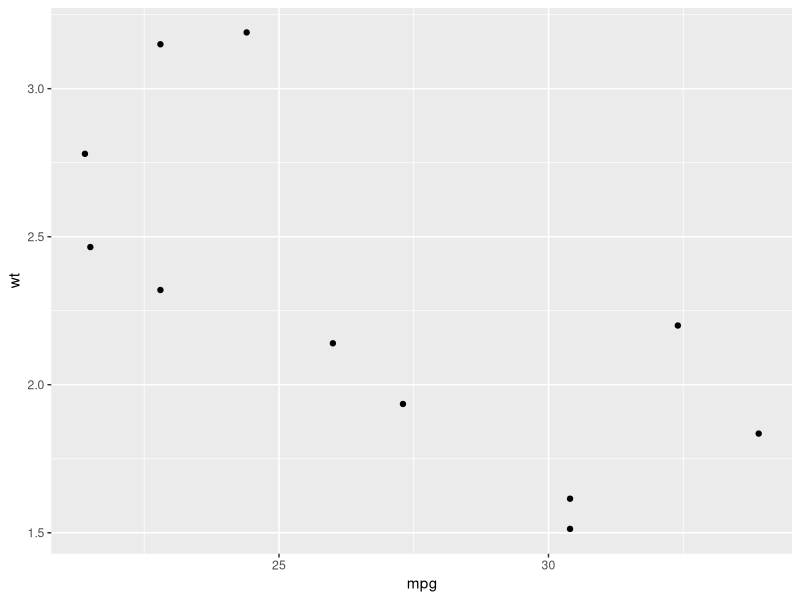
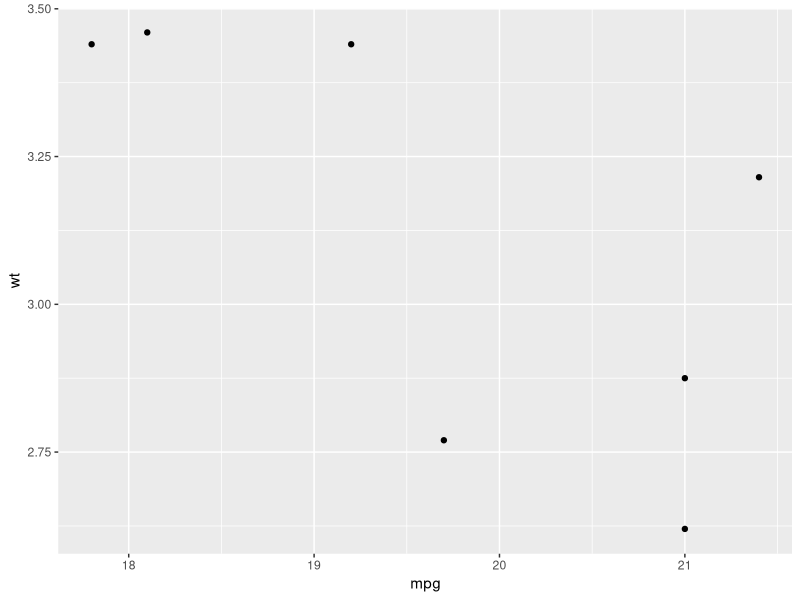
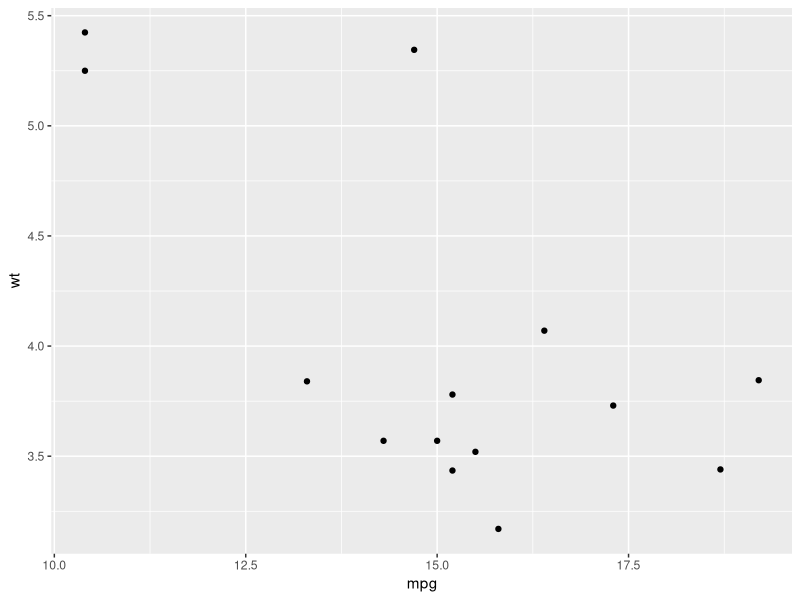
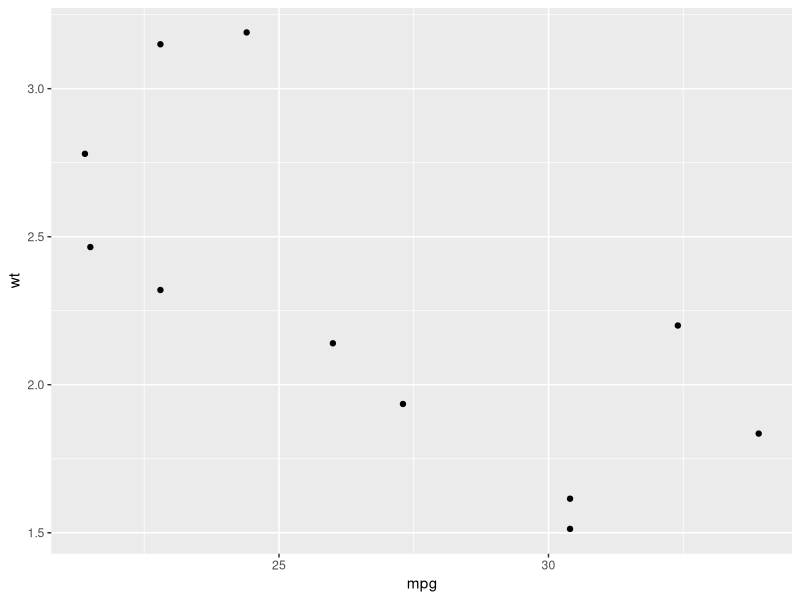
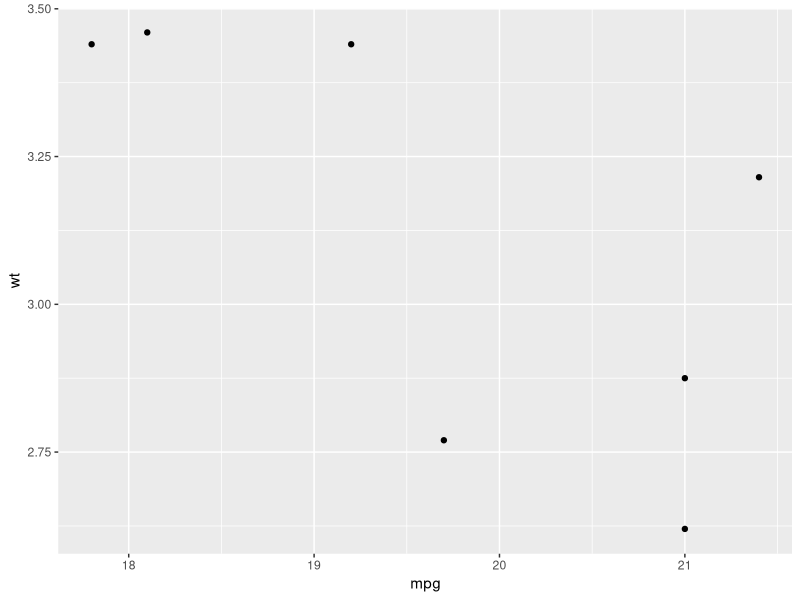
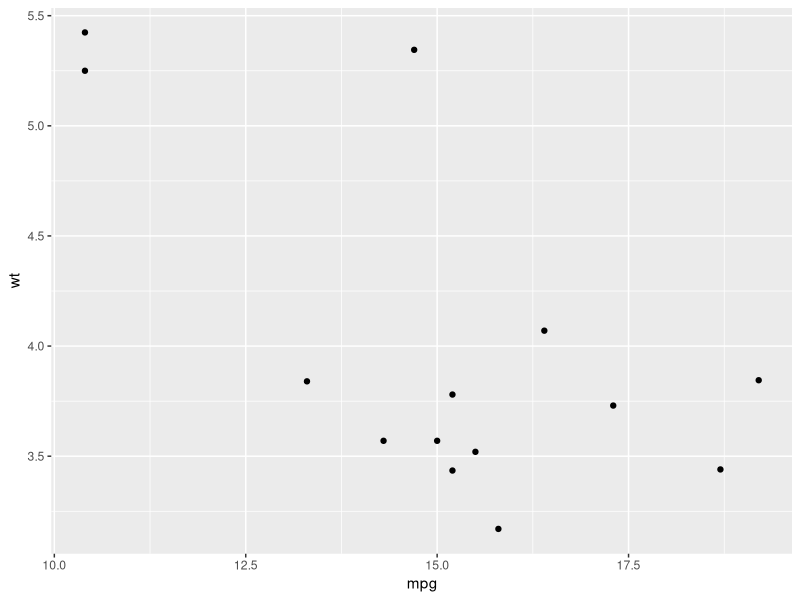

Source code (R) for these figures, in order:
## ---- chunk 1
library(magrittr)

## ---- chunk 2
seq(0, 1, length.out = 11)
seq(stats::rnorm(20)) # effectively 'along'
seq(1, 9, by = 2)     # matches 'end'
seq(1, 9, by = pi)    # stays below 'end'
seq(1, 6, by = 3)
seq(1.575, 5.125, by = 0.05)
seq(17) # same as 1:17, or even better seq_len(17)

means <- c(0, 1, 4)

seq_along(means)
## ---- chunk 3
x = 100
x
for (i in seq(2)) {
  x=x*i
  x
}
x

## ---- chunk 4
library(tidyverse)
mtcars %>% split(.$cyl) %>%
  map(function(df){lm(mpg ~ wt, data = df)})

## alternatively using .f

mtcars%>% split(.$cyl) %>%
  map(~lm(mpg~wt, data = .))

##to obtain a summary result 
mtcars %>% split(.$cyl) %>%
  map(~lm(mpg~wt, data = .))%>%
  map(summary)%>%
  map_dbl("r.squared") 
##or
mtcars %>% split(.$cyl) %>%
  map(~lm(mpg~wt, data = .))%>%
  map(summary)%>%
  map_dbl(~.$r.squared)
## ---- chunk 5
library(tidyverse)
x = list(1, "liz", 8.989)
print(x)

walk(x,print)

x%>%walk(print)

mtcars
mtcars %>% 
  split(.$cyl) %>% 
  map(~ggplot(., aes(mpg, wt)) + geom_point()) -> plots
plots
paths <- str_c("plot", names(plots), ".pdf")
#paths <- paste("plot", names(plots), ".pdf")
paths

pwalk(list(paths, plots), ggsave, path = getwd())




